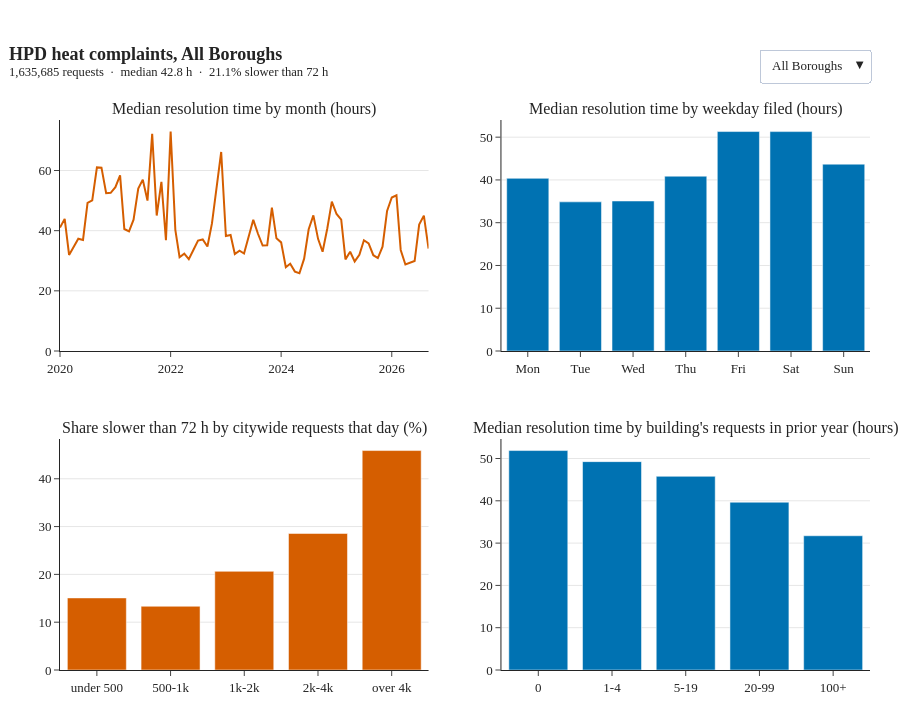

This figure's notebook cell:
### Code cell
if go is not None:
    fig = make_subplots(
        rows=2, cols=2, vertical_spacing=0.16, horizontal_spacing=0.09,
        subplot_titles=[
            "Median resolution time by month (hours)",
            "Median resolution time by weekday filed (hours)",
            "Share slower than 72 h by citywide requests that day (%)",
            "Median resolution time by building's requests in prior year (hours)",
        ],
    )
    for k, name in enumerate(SELECTIONS):
        p = panels[name]
        visible = k == 0
        fig.add_trace(go.Scatter(x=p["monthly"].index, y=p["monthly"].values, mode="lines", line={"color": VERMILION, "width": 2},
                                 name="monthly", visible=visible, hovertemplate="%{x|%b %Y}: %{y:.1f} h<extra></extra>"), 1, 1)
        fig.add_trace(go.Bar(x=[d[:3] for d in WEEKDAY_ORDER], y=p["weekday"].values, marker_color=BLUE,
                             name="weekday", visible=visible, hovertemplate="%{x}: %{y:.1f} h<extra></extra>"), 1, 2)
        fig.add_trace(go.Bar(x=VOLUME_BANDS, y=p["volume"].values, marker_color=VERMILION,
                             name="workload", visible=visible, hovertemplate="%{x}: %{y:.1f}%<extra></extra>"), 2, 1)
        fig.add_trace(go.Bar(x=HISTORY_BANDS, y=p["history"].values, marker_color=BLUE,
                             name="history", visible=visible, hovertemplate="%{x} prior requests: %{y:.1f} h<extra></extra>"), 2, 2)

    buttons = []
    for k, name in enumerate(SELECTIONS):
        visible = [j // 4 == k for j in range(4 * len(SELECTIONS))]
        buttons.append({"label": name.title(), "method": "update",
                        "args": [{"visible": visible}, {"title.text": f"<b>HPD heat complaints, {name.title()}</b><br><sup>{panels[name]['title']}</sup>"}]})

    fig.update_layout(
        title={"text": f"<b>HPD heat complaints, All Boroughs</b><br><sup>{panels['All boroughs']['title']}</sup>", "x": 0.01},
        updatemenus=[{"buttons": buttons, "x": 1.0, "xanchor": "right", "y": 1.13, "yanchor": "top", "showactive": True}],
        template="simple_white", font={"family": "Times New Roman, DejaVu Serif, serif", "size": 13},
        height=720, showlegend=False, margin={"t": 120, "l": 60, "r": 30, "b": 50},
    )
    fig.update_yaxes(rangemode="tozero", gridcolor="#E6E6E6", showgrid=True)
    fig.write_html(FIG_DIR / "dashboard.html", include_plotlyjs=True)
    fig.show()
